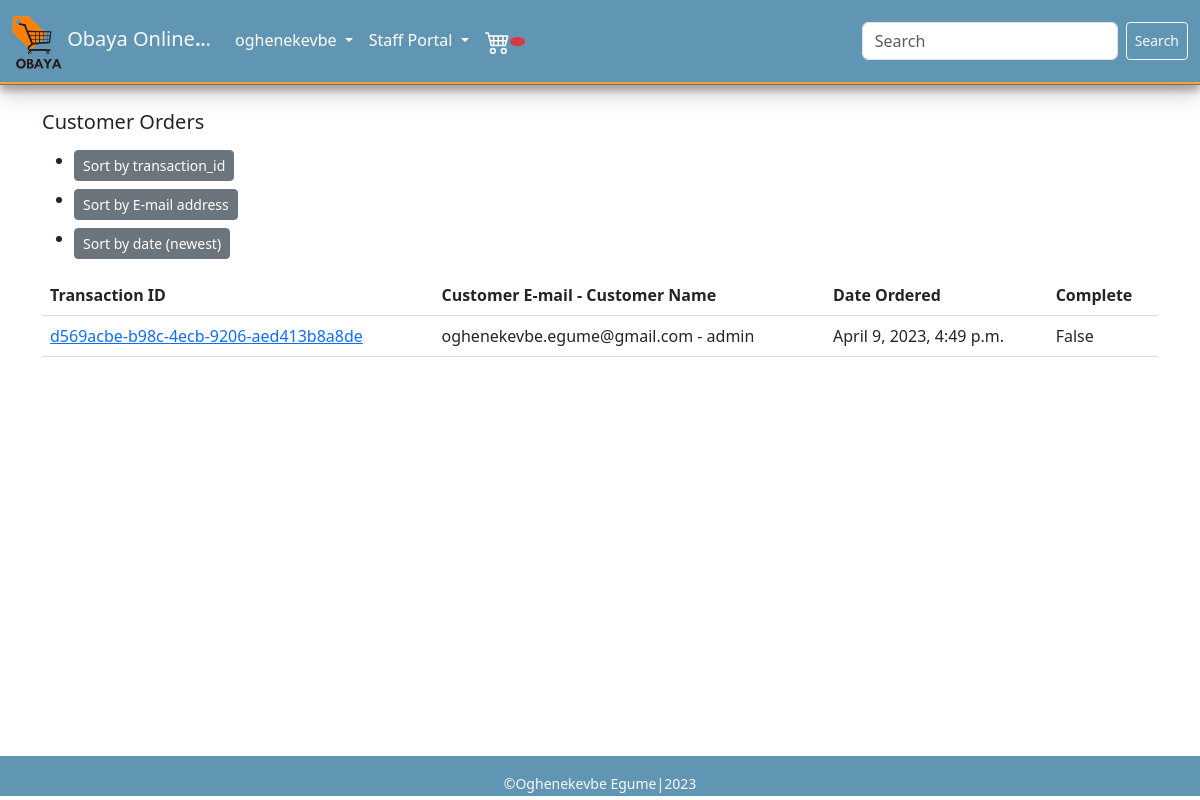
Screenshot of /orders/ (signed in) with the database file from the repository.
### store/models.py (models this page shows, shortened)
class Order(models.Model):
    customer = models.ForeignKey(Customer, related_name='orders', null=True, blank=True, on_delete =models.CASCADE )
    billing_address = models.ForeignKey(BillingAddress, on_delete=models.SET_NULL, blank=True, null=True, related_name='billing_address_order_set')
    date_ordered = models.DateTimeField(auto_now_add=True)
    complete = models.BooleanField(default=False, null=True, blank=False)
    transaction_id = models.UUIDField(default=uuid.uuid4().hex, primary_key=True)

class Customer(models.Model):
    user = models.OneToOneField(settings.AUTH_USER_MODEL, on_delete=models.CASCADE, null=True)
    phone_number = models.IntegerField(("Phone Number"), null=True, blank=True)
    billing_address = models.ForeignKey(BillingAddress, related_name='customers', on_delete=models.SET_NULL, null=True, blank=True)
    def __str__(self):
        return str(self.user)

### store/views.py (the view)
# urls.py: path("orders/", Orders.as_view(), name="orders"),
class Orders(StaffRequiredMixin, ListView):
    model = Order
    template_name = "customer/orders.html"
    context_object_name = 'orders'
    def get_queryset(self):
        sort = self.request.GET.get('sort', '')
        if sort == 'transaction_id':
            queryset = Order.objects.order_by('transaction_id')
        elif sort == 'email':
            queryset = Order.objects.order_by('customer__user__email')
        elif sort == 'date_ordered':
            queryset = Order.objects.order_by('date_ordered')
        else:
            queryset = Order.objects.order_by('-date_ordered')
        return queryset

### store/views.py (called while the page is built)
    def test_func(self):
        return self.request.user.is_staff

### store/templates/customer/orders.html (shortened to what this page needs)
{% extends 'base.html' %}
{% load static %}
{% block content %}
<link rel="stylesheet" type="text/css" href="{% static 'css/orders.css' %}">
<div class="container">
  <div class="row">
      <div class="col" style="height: 82vh;">
        <h5 style="margin-top: 10px;">Customer Orders</h5>
        <table>
            <ul>
              <li><a class="btn btn-secondary btn-sm mt-2" href="?sort=transaction_id">Sort by transaction_id</a></li>
              <li><a class="btn btn-secondary btn-sm mt-2" href="?sort=email">Sort by E-mail address</a></li>
              <li><a class="btn btn-secondary btn-sm mt-2" href="?sort=-date_ordered">Sort by date (newest)</a></li>
            </ul>
          <thead>
            <tr>
              <th>Transaction ID</th>
              <th>Customer E-mail  - Customer Name</th>
              <th>Date Ordered</th>
              <th>Complete</th>
            </tr>
          </thead>
          <tbody>
            {% for order in orders %}
              <tr>
                <td><a href="{% url 'order_detail' order.transaction_id  %}">{{ order.transaction_id }}</a></td>
                <td>{{ order.customer.user.email }}  -  {{ order.customer }}</td>
                <td>{{ order.date_ordered }}</td>
                <td>{{ order.complete }}</td>
              </tr>
            {% empty %}
              <tr>
                <td colspan="4">No orders found.</td>
              </tr>
            {% endfor %}
          </tbody>
        </table>
      </div>
  </div>
</div>
{% endblock %}

### store/templates/base.html (shortened to what this page needs)
{% load static %}
<!DOCTYPE html>
<html lang="en">
<head>
  <link rel="stylesheet" href="{% static 'css/bootstrap.min.css' %}">
  <link rel="stylesheet" type="text/css" href="{% static 'css/base.css' %}">
</head>
<body>
  <nav class="navbar navbar-expand-lg bg-secondary">
    <div class="container-fluid">
      <a class="navbar-brand text-light" href="{% url 'store' %}"> <img src="{% static 'images/obaya.png' %}" alt="" width="50"> Obaya Online<b>.<small>.</small></b>.</a>
      <div class="collapse navbar-collapse" id="navbarSupportedContent">
        <ul class="navbar-nav me-auto mb-2 mb-lg-0">
          <li class="nav-item dropdown">
            {% if user.is_authenticated%}
            <a class="nav-link dropdown-toggle" href="#" role="button" data-bs-toggle="dropdown" aria-expanded="false">
              {{user.username}}
            </a>
            {% endif %}
          </li>
          <li class="nav-item dropdown">
            {% if user.is_authenticated and user.is_staff%}
            <a class="nav-link dropdown-toggle" href="#" role="button" data-bs-toggle="dropdown" aria-expanded="false">
              Staff Portal
            </a>
            {% endif %}
          </li>
          <li class="nav-item">
            <a class="nav-link" href=" {% url 'cart' %} "><small class='badge bg-danger rounded-circle' id='cart-badge'>
              </small></a>
          </li>
        </ul>
        <form class="d-flex" method="GET" action="{% url 'store' %}">
          <input class="form-control me-2" type="search" placeholder="Search" aria-label="Search" name="q" style='width:16rem;'>
          <button class="btn btn-sm btn-outline-light text-light" type="submit">Search</button>
        </form>
      </div>
    </div>
  </nav>
  <div id="base-container" style="margin-top: 100px; ">
    {% block content %}
    {% endblock content %}
  </div>
  <footer>
    <div>
      <p>
      <h6 class=" text-center text-light"><small style="margin-top: 10px;">&copy;Oghenekevbe Egume|2023</small></h6>
      </p>
    </div>
  </footer>
</body>
</html>

### static/css/base.css (style rules this page uses)
body { background-color: #fff; }
.navbar { background-color: #6096B4 !important; border-bottom-style: ridge; border-bottom-color: #F0A04B; box-shadow: rgba(0, 0, 0, 0.19) 0px 10px 20px, rgba(0, 0, 0, 0.23) 0px 6px 6px; width: 100%; position: fixed; top: 0; z-index: 100; }
.navbar ul li a { color: #fff !important; }
footer { background-color: #6096B4 !important; height: 40px; padding-top: 2px; }

### static/css/orders.css (style rules this page uses)
table { border-collapse: collapse; width: 100%; }
th, td { padding: 8px; text-align: left; border-bottom: 1px solid #ddd; }

### rows the page displays
Order: transaction_id "d569acbe-b98c-4ecb-9206-aed413b8a8de", customer.user.email "oghenekevbe.egume@gmail.com", customer "admin", date_ordered "April 9, 2023, 4:49 p.m.", complete "False"

### other values shown
{{ user.username }} "oghenekevbe"
